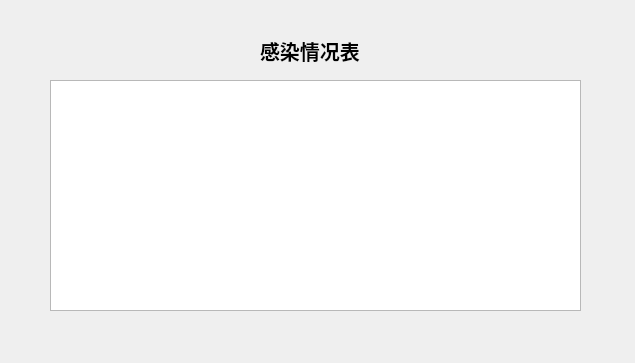
<?xml version="1.0" encoding="UTF-8"?>
<ui version="4.0">
 <class>virus</class>
 <widget class="QWidget" name="virus">
  <property name="geometry">
   <rect>
    <x>0</x>
    <y>0</y>
    <width>635</width>
    <height>363</height>
   </rect>
  </property>
  <property name="windowTitle">
   <string>Form</string>
  </property>
  <widget class="QLabel" name="label">
   <property name="geometry">
    <rect>
     <x>260</x>
     <y>30</y>
     <width>131</width>
     <height>41</height>
    </rect>
   </property>
   <property name="font">
    <font>
     <pointsize>15</pointsize>
     <weight>75</weight>
     <bold>true</bold>
    </font>
   </property>
   <property name="text">
    <string>感染情况表</string>
   </property>
  </widget>
  <widget class="QLabel" name="label_2">
   <property name="geometry">
    <rect>
     <x>100</x>
     <y>140</y>
     <width>421</width>
     <height>81</height>
    </rect>
   </property>
   <property name="font">
    <font>
     <family>Comic Sans MS</family>
     <pointsize>20</pointsize>
    </font>
   </property>
   <property name="text">
    <string/>
   </property>
  </widget>
  <widget class="QTableWidget" name="tableWidget">
   <property name="geometry">
    <rect>
     <x>50</x>
     <y>80</y>
     <width>531</width>
     <height>231</height>
    </rect>
   </property>
  </widget>
  <widget class="QLabel" name="label_3">
   <property name="geometry">
    <rect>
     <x>-20</x>
     <y>0</y>
     <width>991</width>
     <height>641</height>
    </rect>
   </property>
   <property name="text">
    <string/>
   </property>
   <property name="pixmap">
    <pixmap resource="res.qrc">:/sourcefile/back2.jpg</pixmap>
   </property>
  </widget>
  <zorder>label_3</zorder>
  <zorder>label</zorder>
  <zorder>label_2</zorder>
  <zorder>tableWidget</zorder>
 </widget>
 <resources>
  <include location="res.qrc"/>
 </resources>
 <connections/>
</ui>
